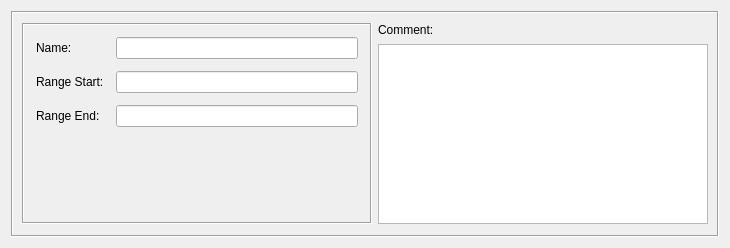
<ui version="4.0" >
 <class>AddressRangeDialog_q</class>
 <widget class="QWidget" name="AddressRangeDialog_q" >
  <property name="enabled" >
   <bool>true</bool>
  </property>
  <property name="geometry" >
   <rect>
    <x>0</x>
    <y>0</y>
    <width>730</width>
    <height>248</height>
   </rect>
  </property>
  <property name="sizePolicy" >
   <sizepolicy vsizetype="Preferred" hsizetype="Preferred" >
    <horstretch>0</horstretch>
    <verstretch>0</verstretch>
   </sizepolicy>
  </property>
  <property name="windowTitle" >
   <string>Address Range</string>
  </property>
  <layout class="QGridLayout" name="gridLayout" >
   <item row="0" column="0" >
    <widget class="QFrame" name="frame7" >
     <property name="frameShape" >
      <enum>QFrame::Box</enum>
     </property>
     <property name="frameShadow" >
      <enum>QFrame::Sunken</enum>
     </property>
     <layout class="QGridLayout" >
      <item rowspan="2" row="0" column="0" >
       <widget class="QFrame" name="frame7_2" >
        <property name="sizePolicy" >
         <sizepolicy vsizetype="Preferred" hsizetype="Fixed" >
          <horstretch>0</horstretch>
          <verstretch>0</verstretch>
         </sizepolicy>
        </property>
        <property name="minimumSize" >
         <size>
          <width>350</width>
          <height>0</height>
         </size>
        </property>
        <property name="maximumSize" >
         <size>
          <width>350</width>
          <height>16777215</height>
         </size>
        </property>
        <property name="frameShape" >
         <enum>QFrame::Box</enum>
        </property>
        <property name="frameShadow" >
         <enum>QFrame::Sunken</enum>
        </property>
        <layout class="QGridLayout" >
         <property name="margin" >
          <number>12</number>
         </property>
         <property name="spacing" >
          <number>12</number>
         </property>
         <item row="0" column="0" >
          <widget class="QLabel" name="textLabel1" >
           <property name="text" >
            <string>Name:</string>
           </property>
           <property name="wordWrap" >
            <bool>false</bool>
           </property>
          </widget>
         </item>
         <item row="0" column="1" >
          <widget class="QLineEdit" name="obj_name" >
           <property name="sizePolicy" >
            <sizepolicy vsizetype="Fixed" hsizetype="Preferred" >
             <horstretch>200</horstretch>
             <verstretch>0</verstretch>
            </sizepolicy>
           </property>
           <property name="minimumSize" >
            <size>
             <width>0</width>
             <height>0</height>
            </size>
           </property>
          </widget>
         </item>
         <item row="1" column="0" >
          <widget class="QLabel" name="textLabel2_2" >
           <property name="text" >
            <string>Range Start:</string>
           </property>
           <property name="wordWrap" >
            <bool>false</bool>
           </property>
          </widget>
         </item>
         <item row="1" column="1" >
          <widget class="QLineEdit" name="rangeStart" >
           <property name="sizePolicy" >
            <sizepolicy vsizetype="Fixed" hsizetype="Preferred" >
             <horstretch>0</horstretch>
             <verstretch>0</verstretch>
            </sizepolicy>
           </property>
          </widget>
         </item>
         <item row="2" column="0" >
          <widget class="QLabel" name="textLabel2_2_2" >
           <property name="text" >
            <string>Range End:</string>
           </property>
           <property name="wordWrap" >
            <bool>false</bool>
           </property>
          </widget>
         </item>
         <item row="2" column="1" >
          <widget class="QLineEdit" name="rangeEnd" >
           <property name="sizePolicy" >
            <sizepolicy vsizetype="Fixed" hsizetype="Preferred" >
             <horstretch>0</horstretch>
             <verstretch>0</verstretch>
            </sizepolicy>
           </property>
          </widget>
         </item>
         <item row="3" column="0" colspan="2" >
          <spacer>
           <property name="orientation" >
            <enum>Qt::Horizontal</enum>
           </property>
           <property name="sizeType" >
            <enum>QSizePolicy::Fixed</enum>
           </property>
           <property name="sizeHint" stdset="0" >
            <size>
             <width>250</width>
             <height>20</height>
            </size>
           </property>
          </spacer>
         </item>
         <item row="4" column="1" >
          <spacer>
           <property name="orientation" >
            <enum>Qt::Vertical</enum>
           </property>
           <property name="sizeType" >
            <enum>QSizePolicy::MinimumExpanding</enum>
           </property>
           <property name="sizeHint" stdset="0" >
            <size>
             <width>110</width>
             <height>21</height>
            </size>
           </property>
          </spacer>
         </item>
        </layout>
       </widget>
      </item>
      <item row="0" column="1" >
       <widget class="QLabel" name="textLabel2" >
        <property name="sizePolicy" >
         <sizepolicy vsizetype="Fixed" hsizetype="Preferred" >
          <horstretch>0</horstretch>
          <verstretch>0</verstretch>
         </sizepolicy>
        </property>
        <property name="frameShape" >
         <enum>QFrame::NoFrame</enum>
        </property>
        <property name="frameShadow" >
         <enum>QFrame::Plain</enum>
        </property>
        <property name="text" >
         <string>Comment:</string>
        </property>
        <property name="wordWrap" >
         <bool>false</bool>
        </property>
       </widget>
      </item>
      <item row="1" column="1" >
       <widget class="QTextEdit" name="comment" >
        <property name="sizePolicy" >
         <sizepolicy vsizetype="Expanding" hsizetype="Expanding" >
          <horstretch>0</horstretch>
          <verstretch>100</verstretch>
         </sizepolicy>
        </property>
        <property name="minimumSize" >
         <size>
          <width>200</width>
          <height>0</height>
         </size>
        </property>
        <property name="maximumSize" >
         <size>
          <width>16777215</width>
          <height>180</height>
         </size>
        </property>
        <property name="tabChangesFocus" >
         <bool>true</bool>
        </property>
       </widget>
      </item>
     </layout>
    </widget>
   </item>
  </layout>
 </widget>
 <tabstops>
  <tabstop>obj_name</tabstop>
  <tabstop>rangeStart</tabstop>
  <tabstop>rangeEnd</tabstop>
  <tabstop>comment</tabstop>
 </tabstops>
 <resources>
  <include location="MainRes.qrc" />
 </resources>
 <connections>
  <connection>
   <sender>obj_name</sender>
   <signal>textChanged(QString)</signal>
   <receiver>AddressRangeDialog_q</receiver>
   <slot>changed()</slot>
   <hints>
    <hint type="sourcelabel" >
     <x>20</x>
     <y>20</y>
    </hint>
    <hint type="destinationlabel" >
     <x>20</x>
     <y>20</y>
    </hint>
   </hints>
  </connection>
  <connection>
   <sender>rangeStart</sender>
   <signal>textChanged(QString)</signal>
   <receiver>AddressRangeDialog_q</receiver>
   <slot>changed()</slot>
   <hints>
    <hint type="sourcelabel" >
     <x>20</x>
     <y>20</y>
    </hint>
    <hint type="destinationlabel" >
     <x>20</x>
     <y>20</y>
    </hint>
   </hints>
  </connection>
  <connection>
   <sender>rangeEnd</sender>
   <signal>textChanged(QString)</signal>
   <receiver>AddressRangeDialog_q</receiver>
   <slot>changed()</slot>
   <hints>
    <hint type="sourcelabel" >
     <x>20</x>
     <y>20</y>
    </hint>
    <hint type="destinationlabel" >
     <x>20</x>
     <y>20</y>
    </hint>
   </hints>
  </connection>
  <connection>
   <sender>comment</sender>
   <signal>textChanged()</signal>
   <receiver>AddressRangeDialog_q</receiver>
   <slot>changed()</slot>
   <hints>
    <hint type="sourcelabel" >
     <x>20</x>
     <y>20</y>
    </hint>
    <hint type="destinationlabel" >
     <x>20</x>
     <y>20</y>
    </hint>
   </hints>
  </connection>
 </connections>
</ui>
